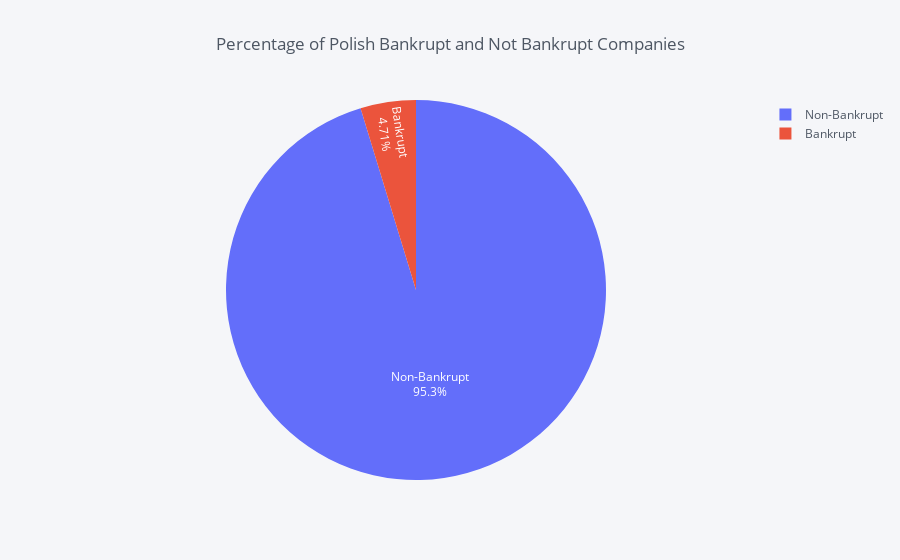

Notebook code cell kept with this figure:
### Code cell
# using iplot from cufflinks

class_counts_df.iplot(
    kind='pie',
    labels='class',
    values = 'counts',
    title='Percentage of Polish Bankrupt and Not Bankrupt Companies',
    colors=custom_colors,
    textinfo='label+percent')

### Figure 1 — Plotly figure (JSON) as saved in the notebook; plotly's stock layout.template omitted (floating-point values rounded to 4 significant figures)
{"data": [{"labels": ["Non-Bankrupt", "Bankrupt"], "marker": {"colors": ["rgba(99, 110, 250, 1.0)", "rgba(235, 84, 60, 1.0)"]}, "name": "", "textinfo": "label+percent", "type": "pie", "values": [10008, 495]}], "layout": {"legend": {"bgcolor": "#F5F6F9", "font": {"color": "#4D5663"}}, "paper_bgcolor": "#F5F6F9", "plot_bgcolor": "#F5F6F9", "title": "Percentage of Polish Bankrupt and Not Bankrupt Companies", "titlefont": {"color": "#4D5663"}}}
